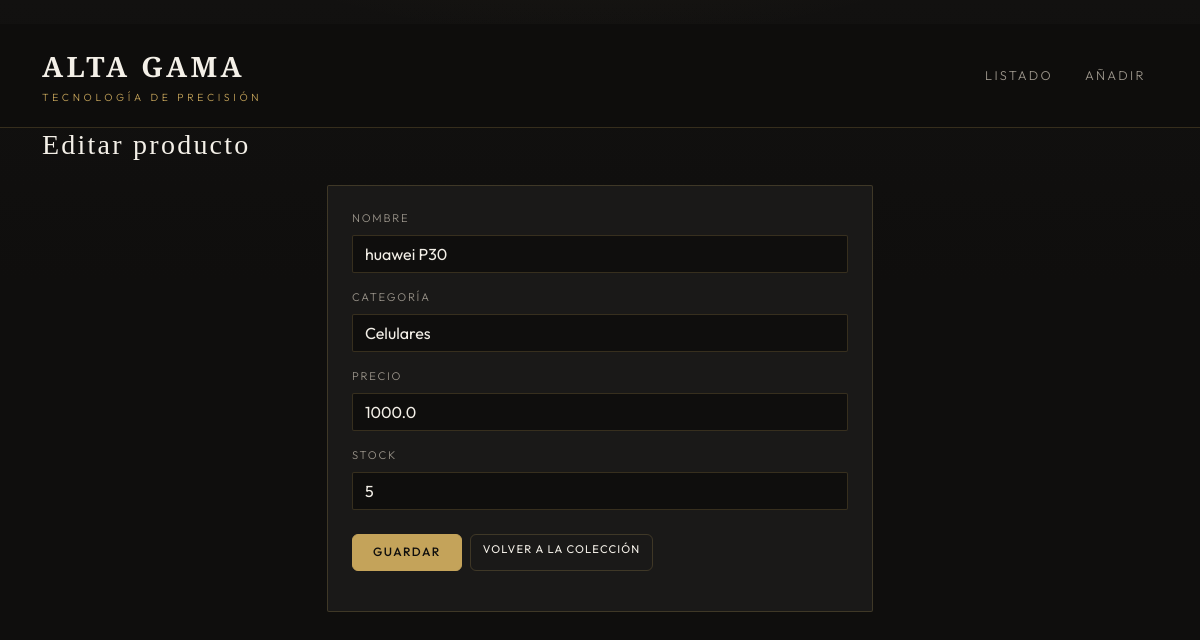
The page /productos/1/editar on the database its author committed.
### tables this page shows
CREATE TABLE productos (
                id INTEGER PRIMARY KEY AUTOINCREMENT,
                nombre TEXT NOT NULL,
                categoria TEXT NOT NULL,
                precio REAL NOT NULL,
                stock INTEGER NOT NULL
            );

### app.py (the view, shortened to what this page needs)
@app.route("/productos/<int:producto_id>/editar", methods=["GET", "POST"])
def editar(producto_id):
    with get_db() as db:
        row = db.execute(
            "SELECT id, nombre, categoria, precio, stock FROM productos WHERE id = ?",
            (producto_id,),
        ).fetchone()
    if not row:
        flash("Producto no encontrado.", "warning")
        return redirect(url_for("listar"))
    return render_template(
        "formulario.html",
        producto=dict(row),
        titulo="Editar producto",
    )

### app.py (called while the page is built)
def get_db():
    conn = sqlite3.connect(DATABASE)
    conn.row_factory = sqlite3.Row
    return conn

### templates/formulario.html (shortened to what this page needs)
{% extends "base.html" %}
{% block content %}
<div class="mb-4 ag-form-hero">
    <h1 class="mb-0">{{ titulo }}</h1>
</div>
<div class="row justify-content-center">
    <div class="col-lg-6">
        <div class="card ag-form-card shadow-none">
            <div class="card-body p-4">
                <form method="post" action="{{ url_for('editar', producto_id=producto.id) if producto else url_for('registrar') }}">
                    <div class="mb-3">
                        <label for="nombre" class="form-label">Nombre</label>
                        <input type="text" class="form-control" id="nombre" name="nombre" required
                               value="{{ producto.nombre if producto else '' }}">
                    </div>
                    <div class="mb-3">
                        <label for="categoria" class="form-label">Categoría</label>
                        <input type="text" class="form-control" id="categoria" name="categoria" required
                               value="{{ producto.categoria if producto else '' }}"
                               placeholder="Ej. Portátiles, Accesorios">
                    </div>
                    <div class="mb-3">
                        <label for="precio" class="form-label">Precio</label>
                        <input type="number" step="0.01" min="0" class="form-control" id="precio" name="precio" required
                               value="{{ producto.precio if producto else '' }}">
                    </div>
                    <div class="mb-4">
                        <label for="stock" class="form-label">Stock</label>
                        <input type="number" min="0" step="1" class="form-control" id="stock" name="stock" required
                               value="{{ producto.stock if producto else '' }}">
                    </div>
                    <div class="d-flex flex-wrap gap-2">
                        <button type="submit" class="btn ag-btn-gold">Guardar</button>
                        <a href="{{ url_for('listar') }}" class="btn ag-btn-ghost">Volver a la colección</a>
                    </div>
                </form>
            </div>
        </div>
    </div>
</div>
{% endblock %}

### templates/base.html (style rules this page uses)
:root { --ag-bg: #0f0e0d; --ag-surface: #1a1918; --ag-elevated: #22211f; --ag-cream: #f4f0e8; --ag-muted: #9a948a; --ag-gold: #c4a35a; --ag-gold-dim: #8a753f; --ag-line: rgba(196, 163, 90, 0.22); }
body.ag-body { font-family: "Outfit", system-ui, sans-serif; font-weight: 300; color: var(--ag-cream); background: var(--ag-bg); min-height: 100vh; letter-spacing: 0.02em; }
body.ag-body::before { content: ""; position: fixed; inset: 0; background: radial-gradient(ellipse 80% 50% at 50% -20%, rgba(196, 163, 90, 0.08), transparent 50%), linear-gradient(180deg, #121110 0%, var(--ag-bg) 35%); pointer-events: none; z-index: 0; }
.ag-btn-gold { --bs-btn-color: var(--ag-bg); --bs-btn-bg: var(--ag-gold); --bs-btn-border-color: var(--ag-gold); --bs-btn-hover-bg: #d4b56a; --bs-btn-hover-border-color: #d4b56a; --bs-btn-font-weight: 500; letter-spacing: 0.12em; text-transform: uppercase; font-size: 0.75rem; padding: 0.55rem 1.25rem; }
.ag-btn-ghost { --bs-btn-color: var(--ag-cream); --bs-btn-border-color: var(--ag-line); --bs-btn-hover-bg: rgba(196, 163, 90, 0.12); --bs-btn-hover-border-color: var(--ag-gold); letter-spacing: 0.1em; text-transform: uppercase; font-size: 0.7rem; }

### templates/formulario.html (style rules this page uses)
.ag-form-hero h1 { font-family: "Cormorant Garamond", Georgia, serif; font-weight: 500; font-size: 1.75rem; letter-spacing: 0.08em; color: var(--ag-cream); }
.ag-form-card { background: var(--ag-surface); border: 1px solid var(--ag-line); border-radius: 2px; }
.ag-form-card .form-label { font-size: 0.7rem; letter-spacing: 0.16em; text-transform: uppercase; color: var(--ag-muted); }
.ag-form-card .form-control { background: var(--ag-bg); border: 1px solid var(--ag-line); color: var(--ag-cream); border-radius: 2px; }
.ag-form-card .form-control::placeholder { color: var(--ag-muted); opacity: 0.6; }
.ag-form-card input[type="number"] { -moz-appearance: textfield; appearance: textfield; }

### rows shown on the page
productos: nombre "huawei P30", categoria "Celulares", precio "1000.0", stock "5"

### other values the page prints
{{ titulo }} "Editar producto"
